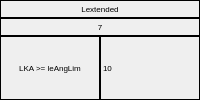
              <widget class="QFrame" name="Lextended_Frame">
               <property name="frameShape">
                <enum>QFrame::Shape::Box</enum>
               </property>
               <property name="frameShadow">
                <enum>QFrame::Shadow::Plain</enum>
               </property>
               <property name="lineWidth">
                <number>0</number>
               </property>
               <layout class="QHBoxLayout" name="horizontalLayout_21">
                <property name="spacing">
                 <number>0</number>
                </property>
                <property name="leftMargin">
                 <number>0</number>
                </property>
                <property name="topMargin">
                 <number>0</number>
                </property>
                <property name="rightMargin">
                 <number>0</number>
                </property>
                <property name="bottomMargin">
                 <number>0</number>
                </property>
                <item>
                 <layout class="QVBoxLayout" name="Lextended_verticalLayout">
                  <property name="spacing">
                   <number>0</number>
                  </property>
                  <item>
                   <widget class="QLabel" name="flag136_label">
                    <property name="minimumSize">
                     <size>
                      <width>0</width>
                      <height>18</height>
                     </size>
                    </property>
                    <property name="maximumSize">
                     <size>
                      <width>16777215</width>
                      <height>18</height>
                     </size>
                    </property>
                    <property name="font">
                     <font>
                      <pointsize>6</pointsize>
                     </font>
                    </property>
                    <property name="frameShape">
                     <enum>QFrame::Shape::Box</enum>
                    </property>
                    <property name="text">
                     <string>Lextended</string>
                    </property>
                    <property name="alignment">
                     <set>Qt::AlignmentFlag::AlignCenter</set>
                    </property>
                   </widget>
                  </item>
                  <item>
                   <widget class="QLabel" name="stateNumber7_label">
                    <property name="minimumSize">
                     <size>
                      <width>0</width>
                      <height>18</height>
                     </size>
                    </property>
                    <property name="maximumSize">
                     <size>
                      <width>16777215</width>
                      <height>18</height>
                     </size>
                    </property>
                    <property name="font">
                     <font>
                      <pointsize>6</pointsize>
                     </font>
                    </property>
                    <property name="frameShape">
                     <enum>QFrame::Shape::Box</enum>
                    </property>
                    <property name="text">
                     <string>7</string>
                    </property>
                    <property name="alignment">
                     <set>Qt::AlignmentFlag::AlignCenter</set>
                    </property>
                   </widget>
                  </item>
                  <item>
                   <layout class="QHBoxLayout" name="Lextended_Flag1_horizontalLayout">
                    <property name="spacing">
                     <number>0</number>
                    </property>
                    <item>
                     <widget class="QLabel" name="flag55_label">
                      <property name="font">
                       <font>
                        <pointsize>6</pointsize>
                       </font>
                      </property>
                      <property name="frameShape">
                       <enum>QFrame::Shape::Box</enum>
                      </property>
                      <property name="text">
                       <string>LKA &gt;= leAngLim</string>
                      </property>
                      <property name="alignment">
                       <set>Qt::AlignmentFlag::AlignCenter</set>
                      </property>
                      <property name="wordWrap">
                       <bool>true</bool>
                      </property>
                     </widget>
                    </item>
                    <item>
                     <widget class="QLabel" name="label_6">
                      <property name="font">
                       <font>
                        <pointsize>6</pointsize>
                       </font>
                      </property>
                      <property name="frameShape">
                       <enum>QFrame::Shape::Box</enum>
                      </property>
                      <property name="text">
                       <string>10</string>
                      </property>
                     </widget>
                    </item>
                   </layout>
                  </item>
                 </layout>
                </item>
               </layout>
              </widget>
